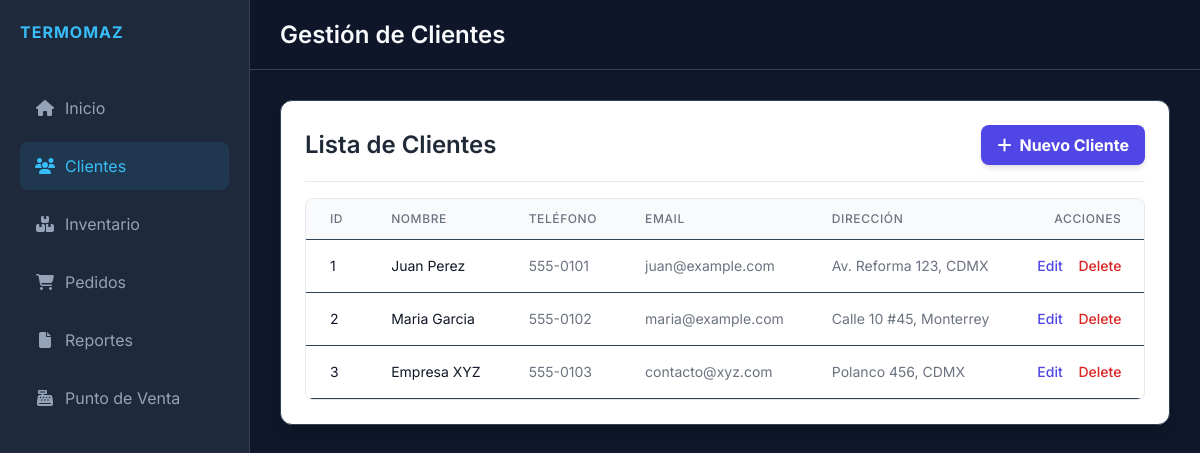
The app's page /clients, older data.
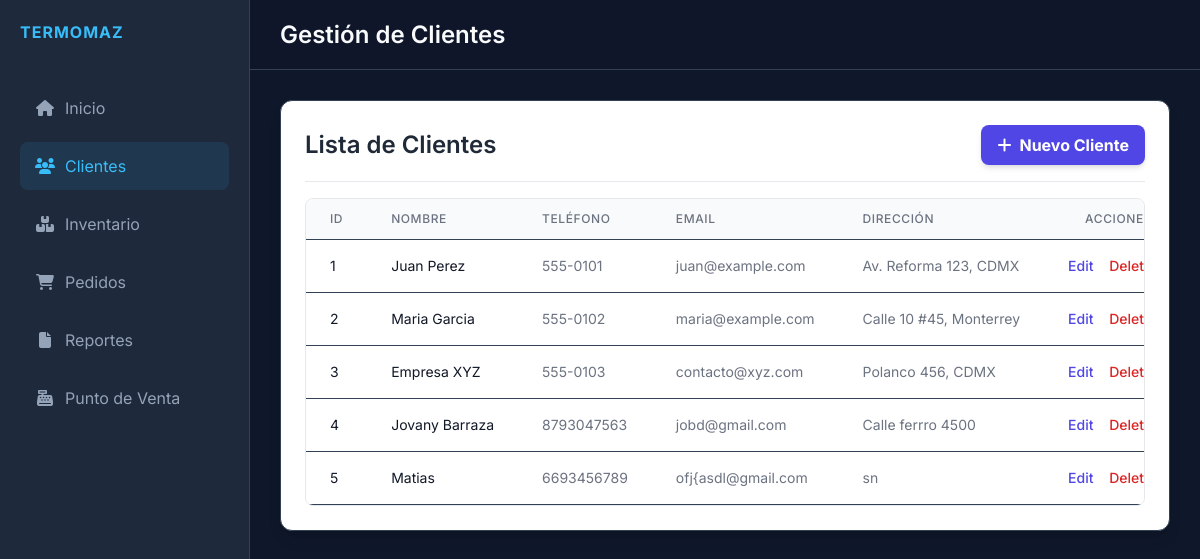
The same page, newer data.
### models.py (models this page shows)
class Client(db.Model):
    id = db.Column(db.Integer, primary_key=True)
    name = db.Column(db.String(100), nullable=False)
    phone = db.Column(db.String(20))
    email = db.Column(db.String(100))
    address = db.Column(db.String(200))
    created_at = db.Column(db.DateTime, default=datetime.utcnow)

### app.py (the view)
@app.route('/clients')
def clients():
    all_clients = Client.query.all()
    return render_template('clients.html', clients=all_clients)

### templates/clients.html (shortened to what this page needs)
{% extends 'base.html' %}
{% block title %}Gestión de Clientes{% endblock %}
{% block content %}
<div class="card p-6 bg-white shadow-lg rounded-xl">
    <div class="modal-header flex justify-between items-center border-b pb-4 mb-4">
        <h2 class="text-2xl font-semibold text-gray-800">Lista de Clientes</h2>
        <button
            class="btn btn-primary bg-indigo-600 hover:bg-indigo-700 text-white font-bold py-2 px-4 rounded-lg flex items-center shadow-md transition duration-150"
            onclick="toggleModal('addClientModal')">
            <i class="fas fa-plus mr-2"></i> Nuevo Cliente
        </button>
    </div>
    {% if clients | length > 0 %}
    <div class="overflow-x-auto rounded-lg border border-gray-200">
        <table class="min-w-full divide-y divide-gray-200">
            <thead class="bg-gray-50">
                <tr>
                    <th class="px-6 py-3 text-left text-xs font-medium text-gray-500 uppercase tracking-wider">ID</th>
                    <th class="px-6 py-3 text-left text-xs font-medium text-gray-500 uppercase tracking-wider">Nombre
                    </th>
                    <th class="px-6 py-3 text-left text-xs font-medium text-gray-500 uppercase tracking-wider">Teléfono
                    </th>
                    <th class="px-6 py-3 text-left text-xs font-medium text-gray-500 uppercase tracking-wider">Email
                    </th>
                    <th class="px-6 py-3 text-left text-xs font-medium text-gray-500 uppercase tracking-wider">Dirección
                    </th>
                    <th class="px-6 py-3 text-right text-xs font-medium text-gray-500 uppercase tracking-wider">Acciones
                    </th>
                </tr>
            </thead>
            <tbody class="bg-white divide-y divide-gray-200">
                {% for client in clients %}
                <tr>
                    <td class="px-6 py-4 whitespace-nowrap text-sm text-gray-900">{{ client.id }}</td>
                    <td class="px-6 py-4 whitespace-nowrap text-sm text-gray-900">{{ client.name }}</td>
                    <td class="px-6 py-4 whitespace-nowrap text-sm text-gray-500">{{ client.phone }}</td>
                    <td class="px-6 py-4 whitespace-nowrap text-sm text-gray-500">{{ client.email }}</td>
                    <td class="px-6 py-4 whitespace-nowrap text-sm text-gray-500">{{ client.address }}</td>
                    <td class="px-6 py-4 whitespace-nowrap text-right text-sm font-medium">
                        <button
                            onclick="openEditModal('{{ client.id }}', '{{ client.name }}', '{{ client.phone }}', '{{ client.email }}', '{{ client.address }}')"
                            class="text-indigo-600 hover:text-indigo-900 mr-3 transition duration-150 ease-in-out">
                            Edit
                        </button>
                        <a href="{{ url_for('delete_client', id=client.id) }}"
                            class="text-red-600 hover:text-red-900 transition duration-150 ease-in-out"
                            onclick="return confirm('¿Estás seguro que quieres eliminar este cliente?')">
                            Delete
                        </a>
                    </td>
                </tr>
                {% endfor %}
            </tbody>
        </table>
    </div>
    {% else %}
    <p class="text-center text-gray-500 py-8">No hay clientes registrados.</p>
    {% endif %}
</div>
{% endblock %}

### templates/base.html (shortened to what this page needs)
<!DOCTYPE html>
<html lang="es">
<head>
    <link rel="stylesheet" href="{{ url_for('static', filename='style.css') }}">
    <script src="https://cdn.tailwindcss.com"></script>
    <link rel="stylesheet" href="https://cdnjs.cloudflare.com/ajax/libs/font-awesome/6.4.0/css/all.min.css">
</head>
<body>
    <div class="app-container">
        <aside class="sidebar">
            <div class="logo">
                <h2>TERMOMAZ</h2>
            </div>
            <nav>
                <ul>
                    <li><a href="{{ url_for('index') }}"
                            class="{{ 'active' if request.endpoint == 'index' else '' }}"><i class="fas fa-home"></i>
                            Inicio</a></li>
                    <li><a href="{{ url_for('clients') }}"
                            class="{{ 'active' if request.endpoint == 'clients' else '' }}"><i class="fas fa-users"></i>
                            Clientes</a></li>
                    <li><a href="{{ url_for('inventory') }}"
                            class="{{ 'active' if request.endpoint == 'inventory' else '' }}"><i
                                class="fas fa-boxes"></i> Inventario</a></li>
                    <li><a href="{{ url_for('orders') }}"
                            class="{{ 'active' if request.endpoint == 'orders' else '' }}"><i
                                class="fas fa-shopping-cart"></i> Pedidos</a></li>
                    <li><a href="{{ url_for('reports') }}"
                            class="{{ 'active' if request.endpoint == 'reports' else '' }}"><i class="fas fa-file"></i>
                            Reportes</a></li>
                    <li><a href="{{ url_for('pos') }}" class="{{ 'active' if request.endpoint == 'pos' else '' }}"><i
                                class="fas fa-cash-register"></i>
                            Punto de Venta</a></li>
                </ul>
            </nav>
        </aside>
        <main class="content">
            <header>
                <h1>{% block title %}{% endblock %}</h1>
            </header>
            <div class="page-content">
                {% block content %}{% endblock %}
            </div>
        </main>
    </div>
</body>
</html>

### static/style.css (style rules this page uses)
:root { --bg-color: #0f172a; --sidebar-bg: #1e293b; --card-bg: #1e293b; --text-color: #f8fafc; --text-muted: #94a3b8; --accent-color: #38bdf8; --accent-hover: #0ea5e9; --border-color: #334155; --success-color: #22c55e; --danger-color: #ef4444; --font-main: 'Inter', sans-serif; }
* { margin: 0; padding: 0; box-sizing: border-box; }
body { font-family: var(--font-main); background-color: var(--bg-color); color: var(--text-color); height: 100vh; overflow: hidden; }
.app-container { display: flex; height: 100%; }
.sidebar { width: 250px; background-color: var(--sidebar-bg); border-right: 1px solid var(--border-color); display: flex; flex-direction: column; padding: 20px; }
.logo h2 { color: var(--accent-color); font-weight: 700; margin-bottom: 40px; letter-spacing: 1px; }
.sidebar nav ul { list-style: none; }
.sidebar nav ul li { margin-bottom: 10px; }
.sidebar nav ul li a { display: flex; align-items: center; padding: 12px 15px; color: var(--text-muted); text-decoration: none; border-radius: 8px; transition: all 0.3s ease; }
.sidebar nav ul li a i { margin-right: 10px; width: 20px; text-align: center; }
.sidebar nav ul li a:hover, .sidebar nav ul li a.active { background-color: rgba(56, 189, 248, 0.1); color: var(--accent-color); }
.content { flex: 1; display: flex; flex-direction: column; overflow: hidden; }
header { height: 70px; display: flex; align-items: center; justify-content: space-between; padding: 0 30px; border-bottom: 1px solid var(--border-color); background-color: rgba(15, 23, 42, 0.8); backdrop-filter: blur(10px); }
header h1 { font-size: 1.5rem; font-weight: 600; }
.page-content { flex: 1; padding: 30px; overflow-y: auto; }
.card { background-color: var(--card-bg); border-radius: 12px; padding: 20px; border: 1px solid var(--border-color); margin-bottom: 20px; }
.btn { padding: 10px 20px; border-radius: 6px; border: none; cursor: pointer; font-weight: 500; transition: background-color 0.3s; }
.btn-primary { background-color: var(--accent-color); color: #fff; }
table { width: 100%; border-collapse: collapse; }
th, td { padding: 15px; text-align: left; border-bottom: 1px solid var(--border-color); }
th { color: var(--text-muted); font-weight: 500; }
.modal-header { display: flex; justify-content: space-between; align-items: center; margin-bottom: 20px; }

Row changes from the older to the newer data that the page shows:
added Client: id "4", name "Jovany Barraza", phone "8793047563", email "jobd@gmail.com", address "Calle ferrro 4500"
added Client: id "5", name "Matias", phone "6693456789", email "ofj{asdl@gmail.com", address "sn"
